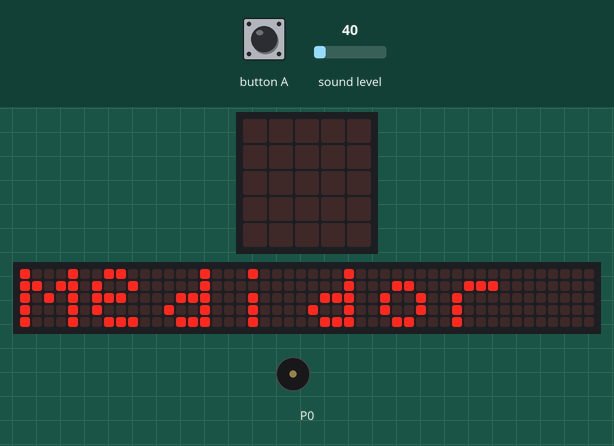
Simulated run of this program. Board: BBC micro:bit (MakeCode). On the bench: the board's 5×5 LED display, a strip that is not on the board, showing the scrolling text unrolled, buzzer (waves = sounding). The inputs (shaded band) are chosen by the test bench; at power-on: sound level 40. The 48×5 strip is a reading aid, not a part: it shows the text the display is scrolling, unrolled, one strip-width of it at a time.

Above: at 6.8 s.
At 15.6 s:
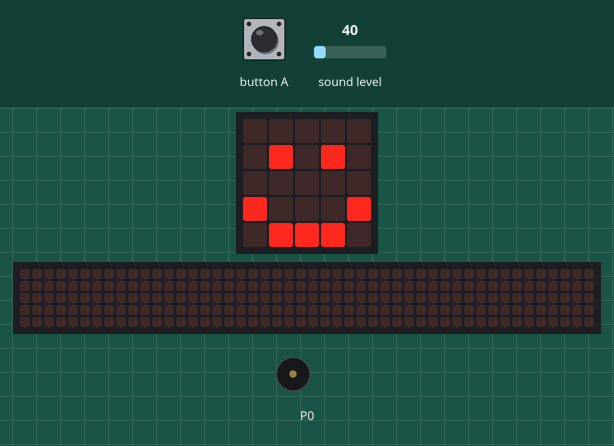
15.7 s: sound level set to 191
At 16.28 s:
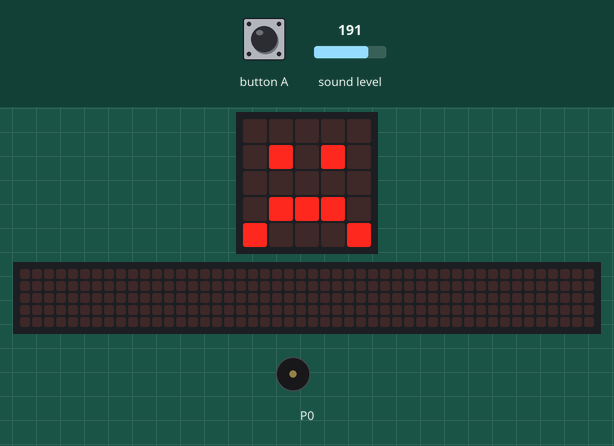
18.5 s: button A pressed for 0.15 s
At 18.9 s:
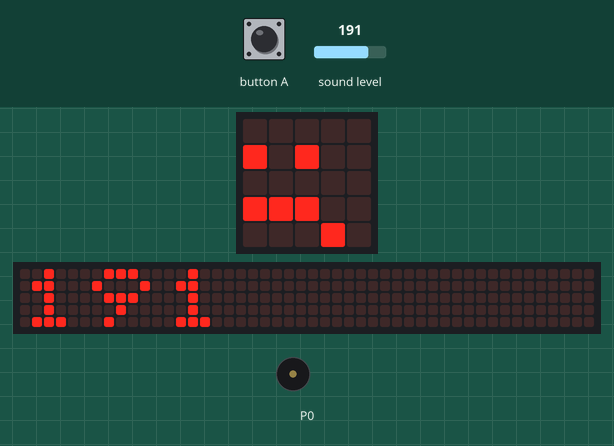
19.2 s: sound level set to 128
22.2 s: button A pressed for 0.15 s
22.9 s: sound level set to 5
At 24.2 s:
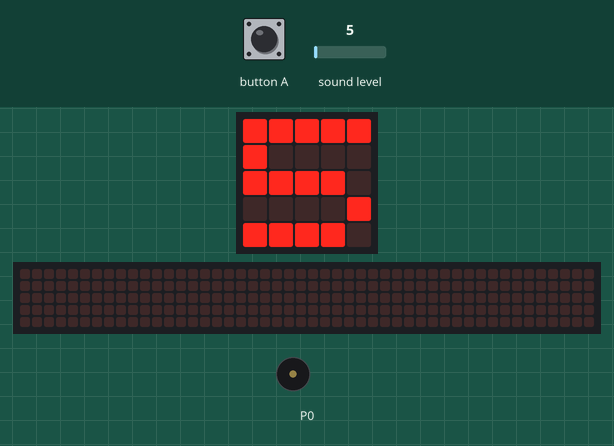
25.8 s: sound level set to 250
At 26.53 s:
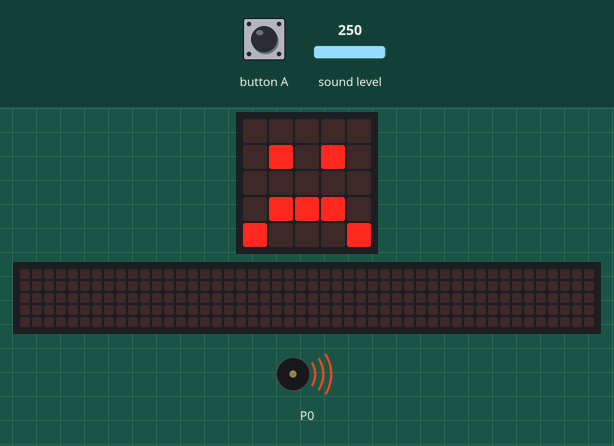
Timing chart, 0 to 29.8 s (numbered marks = the images above; inputs shaded):
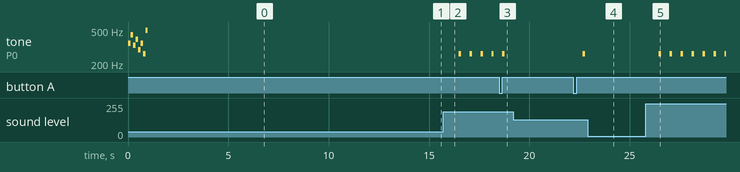

The program:

main.ts
```typescript
input.onButtonPressed(Button.A, function () {
    basic.showNumber(input.soundLevel())
    basic.pause(1000)
})
let nivel = 0
music.play(music.stringPlayable("F A E G D F C B ", 500), music.PlaybackMode.InBackground)
basic.showString("Medidor volumen")
basic.forever(function () {
    nivel = input.soundLevel()
    if (nivel < 70) {
        basic.showLeds(`
            . . . . .
            . # . # .
            . . . . .
            # . . . #
            . # # # .
            `)
    } else if (nivel < 140) {
        basic.showLeds(`
            . . . . .
            # # . # #
            . . . . .
            . # # # .
            . . . . .
            `)
    } else if (nivel > 140) {
        basic.showLeds(`
            . . . . .
            . # . # .
            . . . . .
            . # # # .
            # . . . #
            `)
        music.play(music.tonePlayable(262, music.beat(BeatFraction.Whole)), music.PlaybackMode.UntilDone)
    }
})
```

test.ts
```typescript
// aquí va el archivo "tests"; esto no se compilará cuando este paquete se utilice como una extensión.
```

Measured:
- after the input at 15.7 s, tone on P0: alternates 262 Hz for 0.12 s and silent for 0.43 s, starting after 0.78 s; the display: changes after 0.38 s (image 2)
- after the input at 18.5 s, the display: first changes after 0.16 s (image 3 shows a later state)
- after the input at 22.9 s, the display: first changes after 0.33 s (image 4 shows a later state)
- after the input at 25.8 s, tone on P0: alternates 262 Hz for 0.12 s and silent for 0.43 s, starting after 0.66 s; the display: changes after 0.26 s (image 5)
- what the display in image 0 shows lasts 0.6 s, from 6.8 s to 7.4 s
- what the display in image 4 shows lasts 0.8 s, from 23.6 s to 24.4 s
